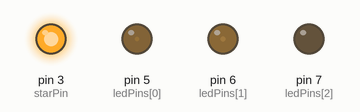
Recording of a sketch running on a simulated Arduino Uno, built with avr-gcc and run on an emulated ATmega328P. On the bench: output pins drawn as LEDs (lit = HIGH). Random numbers use the default seed unless the sketch sets one.

Above: at 1.13 s.
At 10.22 s:
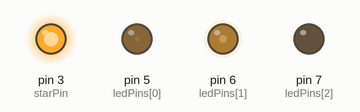
At 36.52 s:
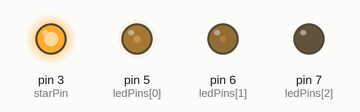
Timing chart, 0 to 40.0 s (numbered marks = the images above):
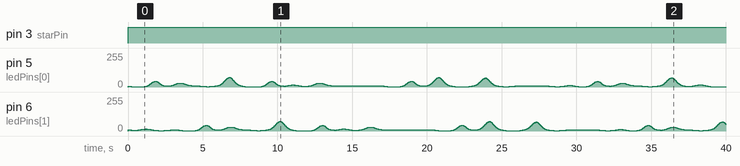

Measured:
- by itself, pin 3 (starPin): LOW → HIGH at 0.00 s

The sketch:

flicker_led.ino
```cpp
// Needed for the perlin noise function
#include <FastLED.h>

// Pins for the LEDs
int ledPins[] = {5, 6, 7};

// Pin for the star on top
int starPin = 3;

// Offsets for the Perlin noise
int offsets[] = {0, 0, 0};
int counter = 0;
int noiseValue = 0;

void setup() {
  for (int i = 0; i < (sizeof(offsets) / sizeof(offsets[0])); i++) {
    offsets[i] = random(0, 1000);

    pinMode(ledPins[i], OUTPUT);
  }

  pinMode(starPin, OUTPUT);
}


void loop() {
  // Star on top is always on
  digitalWrite(starPin, HIGH);

  for (int i = 0; i < (sizeof(offsets) / sizeof(offsets[0])); i++){
    // Hand-designed e-function to pass the value of the perlin noise through.
    // (Why? maps the values into a range that is more sensible for the human eye)
    int brightness = pow(2.71828, 0.03 * (inoise8(counter + offsets[i]) - 50));
    brightness = constrain(brightness, 2, 255);
    analogWrite(ledPins[i], brightness);
  }

  counter = counter + 1;

  for (int i = 0; i < (sizeof(offsets) / sizeof(offsets[0])); i++){
    // Check to make sure there is no int overflow
    if (counter + offsets[i] > 32000){
      counter = 0;
    }
  }

  delay(5);
}
```
